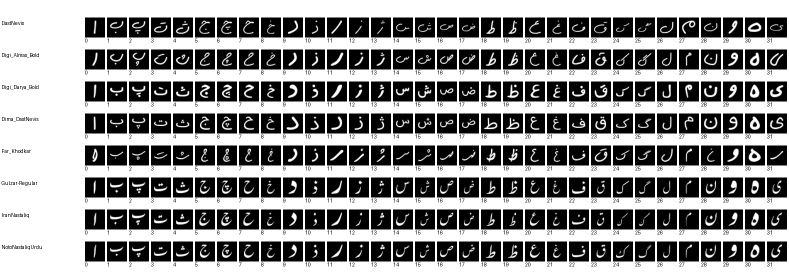
#> input picture dataset_augmented/font_preview.png, 1578 x 547 px (shown at 1/2 size)
$ jupyter execute --allow-errors persian-letter-recognition.ipynb   (shell and % lines are left out)
#> lines starting #> are read from the running program, lines starting #| are printed output that depends on the picture; after the words box and inside, x2 and y2 are one past the last pixel; in counts of white or black regions, pixels touching at a corner belong together
<div dir="rtl" style="text-align: right;">

# تشخیص حروف فارسی
این پروژه ۳۲ حرف مستقل را با SVM، KNN و Random Forest تشخیص می‌دهد. معیار اصلی تنظیم پارامترها و انتخاب مدل **Accuracy اعتبارسنجی** است. تصاویر با فونت تولید می‌شوند؛ این داده‌ها دست‌خط واقعی افراد نیستند.

تغییرات: اندازه ورودی ثابت ۳۲×۳۲، یک اندازه پایه فونت، بولد مصنوعی، چرخش ±۵ درجه، جابه‌جایی، Scale و جست‌وجوی پارامترهای بیشتر. فونت‌های خوشنویسی به‌عنوان سبک کمکی معرفی شده‌اند، نه نویسنده واقعی.

</div>

<div dir="rtl" style="text-align: right;">

## ۱. باز کردن پروژه در Colab
</div>

[cell 1]
from google.colab import files
from pathlib import Path
import zipfile
uploaded_project = files.upload()
#> the answer given: font_preview.png
zip_paths = [Path(name) for name in uploaded_project if name.lower().endswith('.zip')]
#> (the rest of this cell did not finish here and is left out)

[cell 2]
from pathlib import Path
import json
import numpy as np
import pandas as pd
import matplotlib.pyplot as plt
from PIL import Image
from IPython.display import display
from sklearn.pipeline import Pipeline
from sklearn.preprocessing import StandardScaler
from sklearn.model_selection import GroupShuffleSplit, GroupKFold, GridSearchCV, ParameterGrid
from sklearn.svm import SVC
from sklearn.neighbors import KNeighborsClassifier
from sklearn.ensemble import RandomForestClassifier
from sklearn.metrics import accuracy_score, f1_score, classification_report, ConfusionMatrixDisplay
import joblib

ROOT = Path.cwd()
#> (the rest of this cell did not finish here and is left out)

<div dir="rtl" style="text-align: right;">

## ۲. ساخت یا خواندن دیتاست
اندازه پایه فونت ۴۸ است و همه ورودی‌ها ۳۲×۳۲ هستند. ابتدا حرف و نقطه‌ها در قاب جا می‌گیرند، سپس تغییرات ساخته می‌شوند. هر حرف/فونت یک اصل و ۳۰ نسخه تغییریافته دارد: ۲ حالت ضخامت × ۳ زاویه × ۵ Scale؛ Shiftهای مشخص بین ترکیب‌ها می‌چرخند.

Scaleهای `11/12` و `13/12` همان نسبت تغییر اندازه ۱۲ به ۱۱ و ۱۳ هستند؛ به معنی رندر واقعی فونت در ۱۱ و ۱۳ پیکسل نیستند. رندر کم‌وضوح ممکن است نقطه‌ها را خراب کند. بعد از تغییرات، دیگر Crop یا مرکزگذاری نمی‌کنیم تا اثر Scale و Shift حفظ شود. بولد، افزایش مصنوعی ضخامت است؛ فونت Bold مستقل محسوب نمی‌شود.

</div>

[cell 3]
REGENERATE = False
from generate_dataset import generate, BASE_FONT_SIZE, ANGLES, SCALES

data_path = ROOT/'dataset_augmented'
if REGENERATE or not (data_path/'metadata.csv').is_file():
    generate(data_path)

data = pd.read_csv(data_path/'metadata.csv')
#> (reads dataset_augmented/metadata.csv from the repository)
classes = json.loads((data_path/'classes.json').read_text(encoding='utf-8'))
#> (reads dataset_augmented/classes.json from the repository)
classes_table = pd.DataFrame(classes)
report = json.loads((data_path/'generation_report.json').read_text(encoding='utf-8'))
#> (reads dataset_augmented/generation_report.json from the repository)
print('Fonts:', data['font'].nunique())
print('Images:', len(data))
print('Classes:', data['label'].nunique())
print('Samples per font/letter:', sorted(data.groupby(['font','label']).size().unique()))
display(classes_table)
display(data.head())

[cell 4]
display(Image.open(data_path/'font_preview.png'))
display(Image.open(data_path/'augmentation_preview.png'))
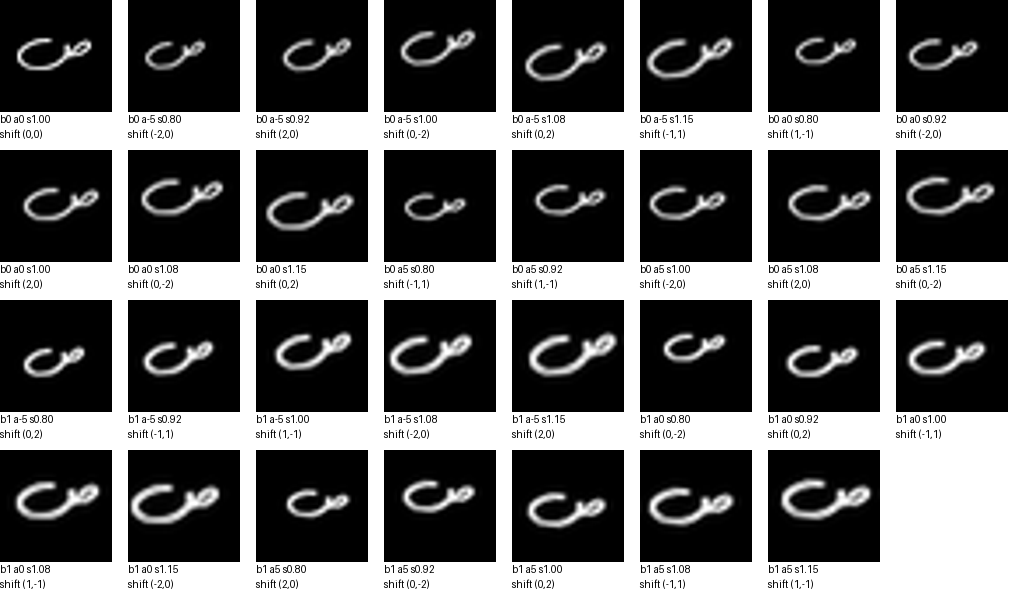
#> input picture dataset_augmented/augmentation_preview.png, 1024 x 600 px
#> the answer given: augmentation_preview.png
#> further down, photo is the input picture: PIL image 1024x600 RGB; min 0, max 255, mean 100.7

<div dir="rtl" style="text-align: right;">

## ۳. خواندن ویژگی‌های پیکسلی
تصاویر از قبل به اندازه ۳۲×۳۲ آماده شده‌اند. آن‌ها را مستقیم می‌خوانیم؛ استفاده دوباره از مرکزگذاری باعث حذف تنوع جابه‌جایی و اندازه می‌شود. مقادیر را بر ۲۵۵ تقسیم و هر تصویر را به بردار ۱۰۲۴تایی تبدیل می‌کنیم.
</div>

[cell 5]
images = []
#> (the rest of this cell did not finish here and is left out)

<div dir="rtl" style="text-align: right;">

## ۴. جداسازی تست بر اساس فونت، قبل از انتخاب پارامترها
با Seed ثابت، ۲۰٪ از خانواده‌های فونت کنار گذاشته می‌شوند. تمام حالت‌های یک فونت در یک سمت می‌مانند. آموزش از اصل و نسخه‌های تغییریافته فونت‌های آموزش استفاده می‌کند؛ تست اصلی فقط حروف **بدون تغییرِ فونت‌های ندیده** است. نسخه‌های تغییریافته فونت تست استفاده نمی‌شوند.

این سنجش انتقال به فونت جدید است و معادل دقت دست‌خط انسان نیست. با تعداد کم فونت، نتیجه به فونت‌های کنارگذاشته‌شده حساس است؛ بعد از دیدن تست، Seed را برای بهترشدن عدد تغییر نده.

</div>

#> (a cell that did not finish here is left out)

<div dir="rtl" style="text-align: right;">

## ۵. اعتبارسنجی گروهی با Accuracy
در هر Fold، چند فونت کامل کنار گذاشته می‌شود. فقط نمونه‌های اصلی این فونت‌ها برای اعتبارسنجی استفاده می‌شوند و نمونه‌های تغییریافته آن‌ها در آموزش همان Fold نیستند. بنابراین نسخه چرخیده یک حرف نمی‌تواند جواب نسخه اصلی همان فونت را به مدل لو بدهد.

StandardScaler داخل Pipeline است و فقط با آموزش هر Fold برازش می‌شود. بهترین تنظیمات با میانگین Accuracy این Foldها تعیین و سپس روی تمام داده آموزش برازش می‌شوند. تست نهایی در این فرآیند دخالت ندارد.

</div>

#> (a cell that did not finish here is left out)

<div dir="rtl" style="text-align: right;">

## ۶. تعریف مدل‌ها و محدوده پارامترها
**SVM:** مقادیر C زیر ۱ هم بررسی می‌شوند، همراه چند gamma.

**KNN:** تعداد همسایه‌ها شامل ۱۰، ۲۰، ۵۰ و ۱۰۰ است؛ وزن‌دهی و فاصله منهتن/اقلیدسی هم بررسی می‌شوند. KNN پارامتر `max_depth` و `min_samples_split` ندارد؛ این‌ها در Random Forest تنظیم می‌شوند. KNN درخت تصمیم نیست، حتی اگر برای جست‌وجوی همسایه‌ها از ساختمان داده درخت استفاده کند.

**Random Forest:** تعداد درخت‌ها ۱۰۰، ۲۰۰ و ۵۰۰؛ عمق، حداقل نمونه برای Split و حداقل نمونه برگ.

</div>

[cell 8]
svm_pipeline = Pipeline([('scaler', StandardScaler()), ('model', SVC())])
svm_parameters = {
    'model__C': [0.01, 0.1, 0.5, 1, 5, 10, 50, 100],
    'model__gamma': ['scale', 0.0001, 0.001, 0.01],
    'model__kernel': ['rbf']
}

knn_pipeline = Pipeline([
    ('scaler', StandardScaler()),
    ('model', KNeighborsClassifier(algorithm='brute', n_jobs=1))
])
knn_parameters = {
    'model__n_neighbors': [1, 3, 5, 10, 20, 50, 100],
    'model__weights': ['uniform', 'distance'],
    'model__p': [1, 2]
}
# تعداد همسایه از تعداد داده آموزش کوچک‌ترین Fold بیشتر نباشد.
#> (the rest of this cell did not finish here and is left out)

<div dir="rtl" style="text-align: right;">

## ۷. آموزش SVM
امتیاز `mean_test_score` در جدول GridSearch، Accuracy **اعتبارسنجی** است؛ این نام داخلی کتابخانه به تست نهایی اشاره ندارد.

</div>

#> (a cell that did not finish here is left out)

## ۸. آموزش KNN

#> (a cell that did not finish here is left out)

## ۹. آموزش Random Forest

#> (a cell that did not finish here is left out)

<div dir="rtl" style="text-align: right;">

## ۱۰. انتخاب مدل بر اساس Accuracy اعتبارسنجی
مدل منتخب پیش از دیدن نتیجه تست انتخاب می‌شود. در تساوی، ترتیب ثابت SVM، KNN و Random Forest ملاک است.
</div>

#> (a cell that did not finish here is left out)

## ۱۱. ارزیابی نهایی روی فونت‌های ندیده
اکنون تست را ارزیابی می‌کنیم. نتیجه تست معیار تغییر پارامترها یا عوض‌کردن مدل منتخب نیست. Accuracy معیار اصلی و Error برابر ۱ منهای آن است؛ Macro-F1 فقط اطلاعات تکمیلی است. تعداد نمونه تست کوچک است؛ تعداد پاسخ درست/کل هم گزارش می‌شود.

[cell 13]
test_rows = []
predictions = {}
#> (the rest of this cell did not finish here and is left out)

<div dir="rtl" style="text-align: right;">

## ۱۲. آزمایش عکس یک حرف دست‌نویس

</div>

[cell 14]
import cv2
import numpy as np
from PIL import Image, ImageOps


def prepare_photo(image, min_contrast=18):
    """Clean one dark handwritten letter on plain light paper."""
#> called with min_contrast = 18
    image = ImageOps.exif_transpose(image).convert('RGB')
    image.thumbnail((800, 800))
    gray = cv2.cvtColor(np.array(image), cv2.COLOR_RGB2GRAY)

    # کاهش نویز ریز عکس، بدون پاک‌کردن نقطه‌ها با عملیات opening
    gray = cv2.GaussianBlur(gray, (3, 3), 0)
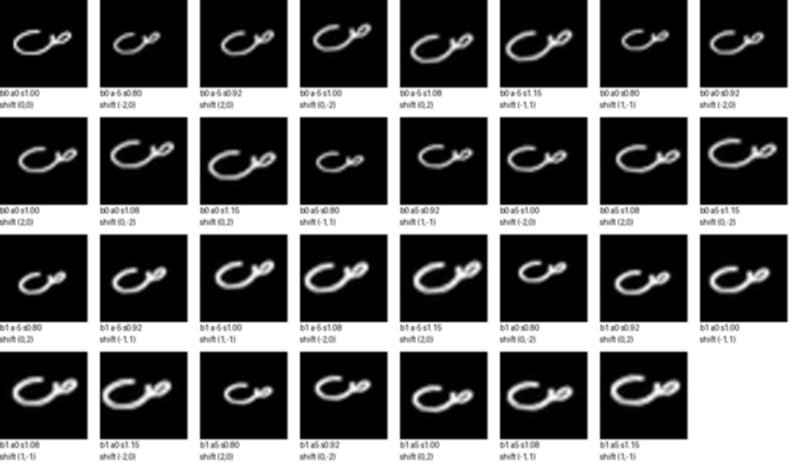
#> gray: shape (469, 800); min 0, max 255, mean 100.6

    # تخمین روشنایی کاغذ و کاهش اثر سایه
    kernel_size = max(15, min(gray.shape) // 12)
#> kernel_size = 39
    kernel_size = kernel_size // 2 * 2 + 1
    kernel = np.ones((kernel_size, kernel_size), dtype=np.uint8)
    background = cv2.morphologyEx(gray, cv2.MORPH_CLOSE, kernel)
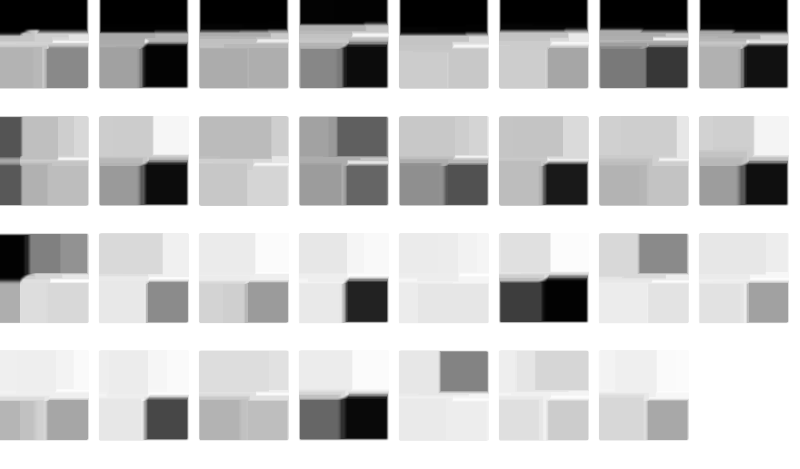
#> background: shape (469, 800); min 0, max 255, mean 195.9
    background = np.maximum(background, 1)
    corrected = cv2.divide(gray, background, scale=255)
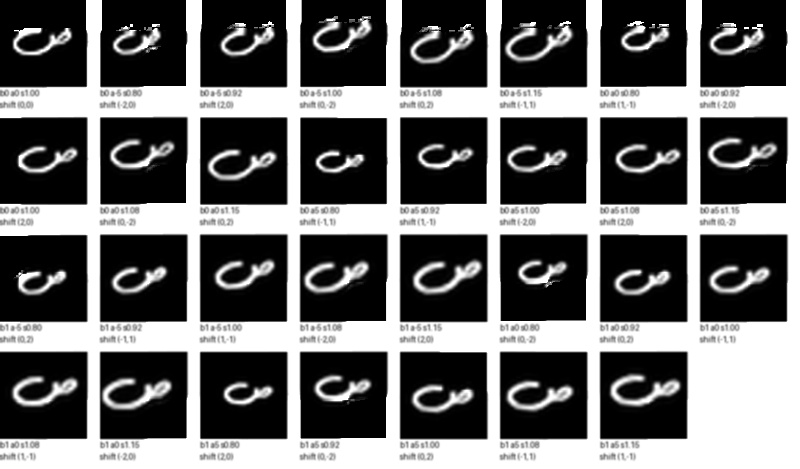
#> corrected: shape (469, 800); min 0, max 255, mean 106.6

    # جوهر سفید و زمینه سیاه می‌شود
    ink = 255 - corrected
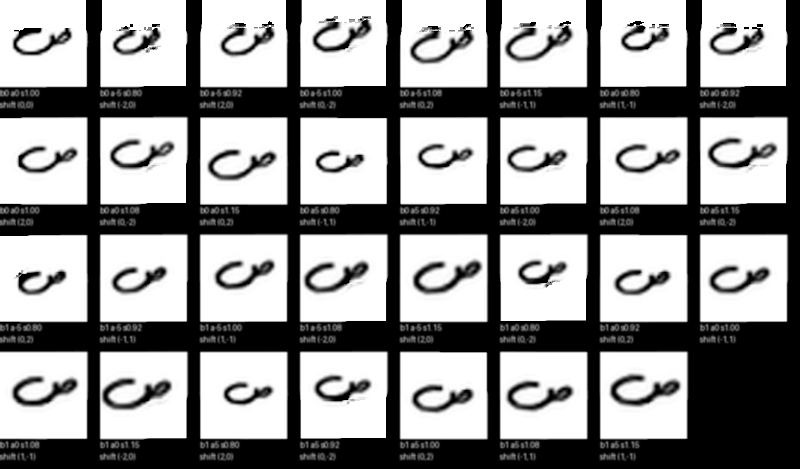
#> ink: shape (469, 800); min 0, max 255, mean 148.4
    otsu_threshold, _ = cv2.threshold(
        ink, 0, 255, cv2.THRESH_BINARY + cv2.THRESH_OTSU
    )
#> otsu_threshold = 132
    threshold = max(min_contrast, otsu_threshold)
#> threshold = 132
    mask = np.uint8(ink > threshold) * 255
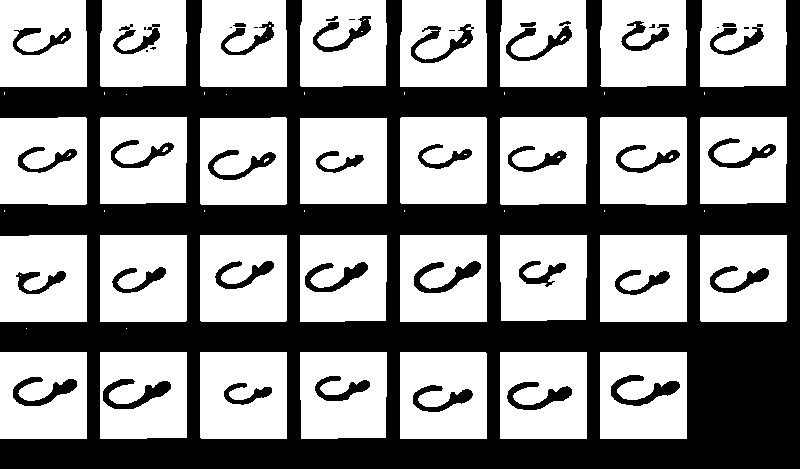
#> mask: shape (469, 800); 57% white; 48 black regions (10 under 20 px), largest, box (x1, y1, x2, y2) and area: (0, 0, 800, 469) 142264, (103, 379, 171, 409) 814, (611, 375, 680, 406) 809

    # جداسازی اجزای تصویر: بدنه حرف، نقطه‌ها و نویزها
    count, components, stats, _ = cv2.connectedComponentsWithStats(mask, 8)
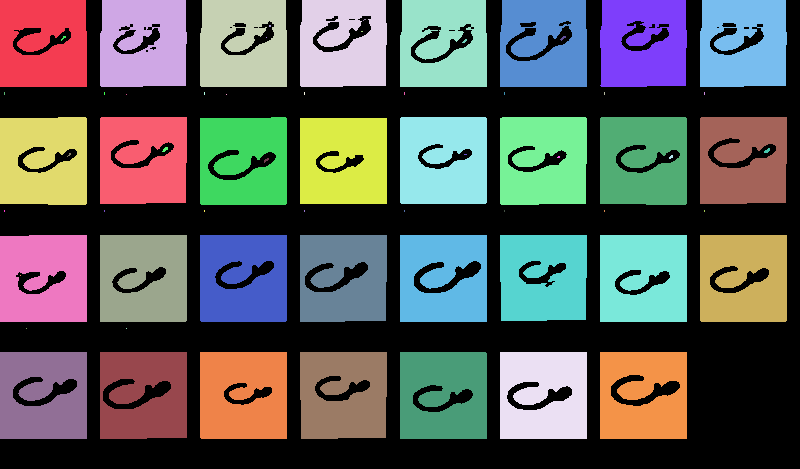
#> components: shape (469, 800) int32; 67 distinct labels, from 0 to 66; one colour per label, 0 black
#> count = 67; stats = 67 rows, first 6: [0, 0, 800, 469, 161233], [0, 0, 87, 87, 6971], [100, 0, 87, 87, 6843], [200, 0, 87, 87, 6874], [300, 0, 87, 87, 6712], [400, 0, 87, 87, 6711]
    if count <= 1:
        raise ValueError('حرفی پیدا نشد؛ عکس واضح‌تر یا min_contrast کمتر را امتحان کنید.')

    main = 1 + np.argmax(stats[1:, cv2.CC_STAT_AREA])
#> main = 62
    x, y, width, height, area = stats[main]
#> x = 200; y = 352; width = 87; height = 87; area = 7142
    if area < 8:
        raise ValueError('نوشته بسیار کوچک یا کم‌رنگ است.')

    # اجزای نزدیک بدنه را نگه می‌داریم تا نقطه‌ها حذف نشوند
    clean = np.zeros_like(mask)
    margin = max(width, height) * 0.8
#> margin = 69.6
    min_area = max(2, area * 0.01)
#> min_area = 71.42

    for i in range(1, count):
        left, top, w, h, size = stats[i]
        gap_x = max(x - (left + w), left - (x + width), 0)
        gap_y = max(y - (top + h), top - (y + height), 0)

        if size >= min_area and gap_x <= margin and gap_y <= margin:
            clean[components == i] = 255
#> this loop made 66 passes
#> (left, top, w, h, size, gap_x, gap_y) on passes 1 to 12: (0, 0, 87, 87, 6971, 113, 265), (100, 0, 87, 87, 6843, 13, 265), (200, 0, 87, 87, 6874, 0, 265), (300, 0, 87, 87, 6712, 13, 265), (400, 0, 87, 87, 6711, 113, 265), (500, 0, 87, 87, 6678, 213, 265), (600, 0, 87, 87, 6814, 313, 265), (700, 0, 87, 87, 6766, 413, 265), (363, 19, 3, 2, 3, 76, 331), (269, 25, 2, 2, 4, 0, 325), (361, 31, 2, 1, 2, 74, 320), (61, 36, 5, 5, 11, 134, 311)
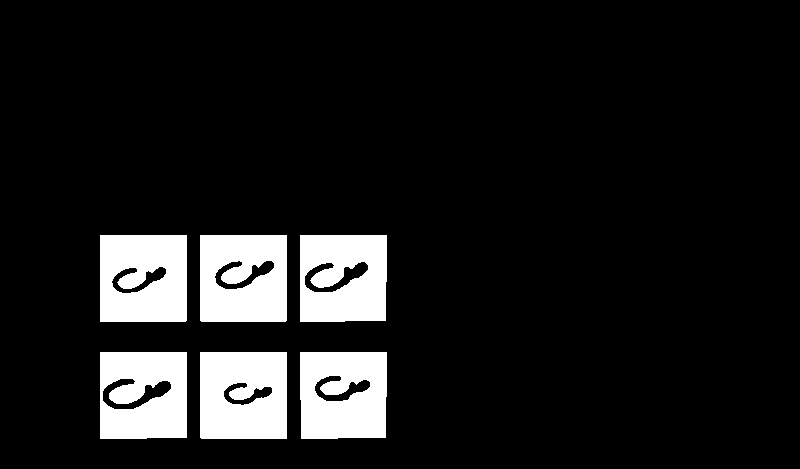
#> clean: shape (469, 800); 11.1% white; 6 white regions, box (x1, y1, x2, y2) and area: (200, 352, 287, 439) 7142, (100, 235, 187, 322) 7041, (200, 235, 287, 322) 6945, (300, 352, 387, 439) 6869, (300, 235, 387, 322) 6759, (100, 352, 187, 439) 6715

    # همان اندازه و مرکزگذاری مورد استفاده در آموزش
    rows, columns = np.where(clean > 0)
    cropped = clean[rows.min():rows.max()+1, columns.min():columns.max()+1]
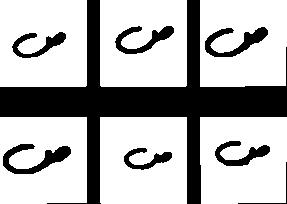
#> cropped: shape (204, 287); 70.8% white; 8 black regions, largest, box (x1, y1, x2, y2) and area: (0, 0, 287, 204) 13298, (3, 144, 71, 174) 814, (205, 27, 268, 57) 729
    letter = Image.fromarray(cropped)
    letter.thumbnail((21, 21), Image.Resampling.LANCZOS)
    canvas = Image.new('L', (32, 32), 0)
#> canvas: PIL image 32x32 L; every value is 0
    x = (32 - letter.width) // 2
#> x = 5
    y = (32 - letter.height) // 2
#> y = 8
    canvas.paste(letter, (x, y))
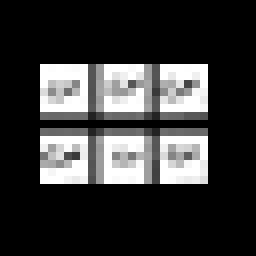
#> canvas: PIL image 32x32 L (shown 8 times larger); min 0, max 255, mean 54.6
    prepared = np.array(canvas) / 255.0
    return prepared, corrected, clean
